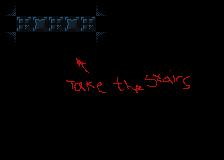

Below is a game level as drawn by its tile map, then a one-line description and the .tmx file that defines it, in full:
An orthogonal 14x10 tile map with 16x16 px tiles, 2 tile layers (background, foreground) and 13 objects (11x tile, finish_tile, actor).

<map version="1.4" tiledversion="1.4.2" orientation="orthogonal" renderorder="right-down" width="14" height="10" tilewidth="16" tileheight="16" infinite="0" nextlayerid="8" nextobjectid="24">
 <properties>
  <property name="next_level" value="./data/levels/tmx/tutorial-pushing.tmx" />
  <property name="player_bomb_count" value="0" />
  <property name="player_starting_x" value="1" />
  <property name="player_starting_y" value="1" />
  <property name="turns_to_ace" type="int" value="4" />
 </properties>
 <tileset firstgid="1" name="newtiledsheet" tilewidth="16" tileheight="16" tilecount="171" columns="9">
  <image source="../../newtiledsheet.png" width="144" height="304" />
  <tile id="0">
   <properties>
   </properties>
  </tile>
  <tile id="1">
   <properties>
   </properties>
  </tile>
  <tile id="2">
   <properties>
   </properties>
  </tile>
  <tile id="3">
   <properties>
   </properties>
  </tile>
  <tile id="4">
   <properties>
   </properties>
  </tile>
  <tile id="9">
   <properties>
   </properties>
  </tile>
  <tile id="10">
   <properties>
   </properties>
  </tile>
  <tile id="11">
   <properties>
   </properties>
  </tile>
  <tile id="12">
   <properties>
   </properties>
  </tile>
  <tile id="13">
   <properties>
   </properties>
  </tile>
  <tile id="18">
   <properties>
   </properties>
  </tile>
  <tile id="19">
   <properties>
   </properties>
  </tile>
  <tile id="20">
   <properties>
   </properties>
  </tile>
  <tile id="27">
   <properties>
   </properties>
  </tile>
  <tile id="28">
   <properties>
   </properties>
  </tile>
  <tile id="29">
   <properties>
   </properties>
  </tile>
  <tile id="30">
   <properties>
   </properties>
  </tile>
  <tile id="31">
   <properties>
   </properties>
  </tile>
  <tile id="32">
   <properties>
   </properties>
  </tile>
  <tile id="36">
   <properties>
    <property name="lifespan" value="5" />
    <property name="type" value="bomb" />
   </properties>
  </tile>
  <tile id="37">
   <properties>
    <property name="lifespan" value="4" />
    <property name="type" value="bomb" />
   </properties>
  </tile>
  <tile id="38">
   <properties>
    <property name="lifespan" value="3" />
    <property name="type" value="bomb" />
   </properties>
  </tile>
  <tile id="39">
   <properties>
    <property name="lifespan" value="2" />
    <property name="type" value="bomb" />
   </properties>
  </tile>
  <tile id="40">
   <properties>
    <property name="lifespan" value="1" />
    <property name="type" value="bomb" />
   </properties>
  </tile>
  <tile id="41">
   <properties>
    <property name="type" value="bomb" />
   </properties>
  </tile>
  <tile id="44">
   <properties>
    <property name="moveable" value="True" />
   </properties>
  </tile>
  <tile id="45">
   <properties>
    <property name="type" value="actor" />
   </properties>
  </tile>
 </tileset>
 <layer id="1" name="background" width="14" height="10">
  <data encoding="csv">
3,0,0,0,0,0,4,22,22,22,22,22,22,22,
0,19,20,19,20,19,0,22,22,22,22,22,22,22,
12,0,0,0,0,0,13,22,22,22,22,22,22,22,
22,22,22,22,22,22,22,22,22,22,22,22,22,22,
22,22,22,22,22,22,22,22,22,22,22,22,22,22,
22,22,22,22,22,22,22,22,22,22,22,22,22,22,
22,22,22,22,22,22,22,22,22,22,22,22,22,22,
22,22,22,22,22,22,22,22,22,22,22,22,22,22,
22,22,22,22,22,22,22,22,22,22,22,22,22,22,
22,22,22,22,22,22,22,22,22,22,22,22,22,22
</data>
 </layer>
 <layer id="7" name="foreground" width="14" height="10">
  <data encoding="csv">
0,0,0,0,0,0,0,0,0,0,0,0,0,0,
0,0,0,0,0,0,0,0,0,0,0,0,0,0,
0,0,0,0,0,0,0,0,0,0,0,0,0,0,
0,0,0,0,64,65,0,0,0,0,0,0,0,0,
0,0,0,0,73,74,75,76,77,79,80,81,0,0,
0,0,0,0,82,83,84,85,86,88,89,90,0,0,
0,0,0,0,0,0,0,0,0,0,0,0,0,0,
0,0,0,0,0,0,0,0,0,0,0,0,0,0,
0,0,0,0,0,0,0,0,0,0,0,0,0,0,
0,0,0,0,0,0,0,0,0,0,0,0,0,0
</data>
 </layer>
 <objectgroup id="3" name="objects">
  <object id="9" name="wall-up" type="tile" gid="10" x="32" y="48" width="16" height="16" />
  <object id="10" name="wall-right" type="tile" gid="11" x="0" y="32" width="16" height="16" />
  <object id="11" name="wall-left" type="tile" gid="2" x="96" y="32" width="16" height="16" />
  <object id="12" name="wall-up" type="tile" gid="10" x="16" y="48" width="16" height="16" />
  <object id="13" name="wall-up" type="tile" gid="10" x="48" y="48" width="16" height="16" />
  <object id="14" name="wall-up" type="tile" gid="10" x="80" y="48" width="16" height="16" />
  <object id="15" name="wall-down" type="tile" gid="1" x="16" y="16" width="16" height="16" />
  <object id="16" name="wall-down" type="tile" gid="1" x="32" y="16" width="16" height="16" />
  <object id="17" name="wall-down" type="tile" gid="1" x="48" y="16" width="16" height="16" />
  <object id="18" name="wall-down" type="tile" gid="1" x="64" y="16" width="16" height="16" />
  <object id="19" name="wall-down" type="tile" gid="1" x="80.25" y="16" width="16" height="16" />
  <object id="20" name="finish" type="finish_tile" gid="32" x="64" y="48" width="16" height="16" />
  <object id="23" name="player" type="actor" gid="46" x="32" y="32" width="16" height="16" />
 </objectgroup>
</map>
